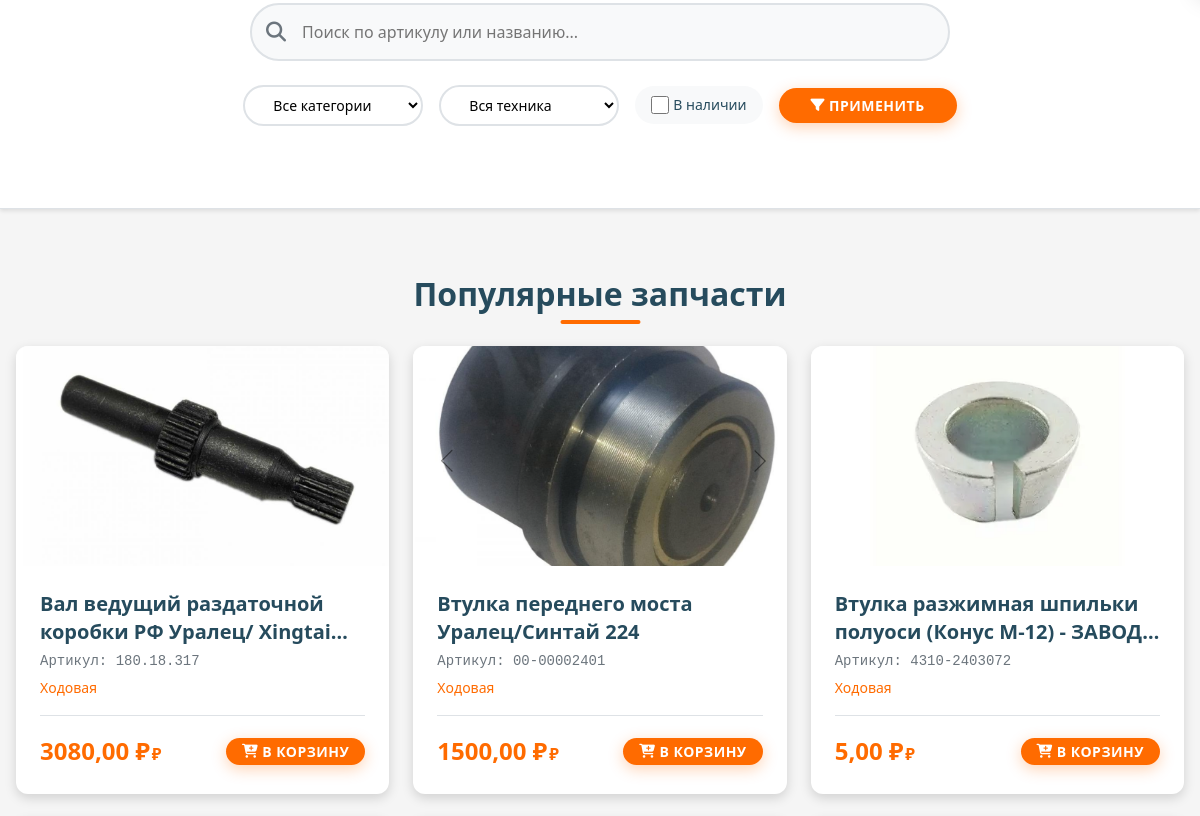
Before: / (middle part) with the older database file.
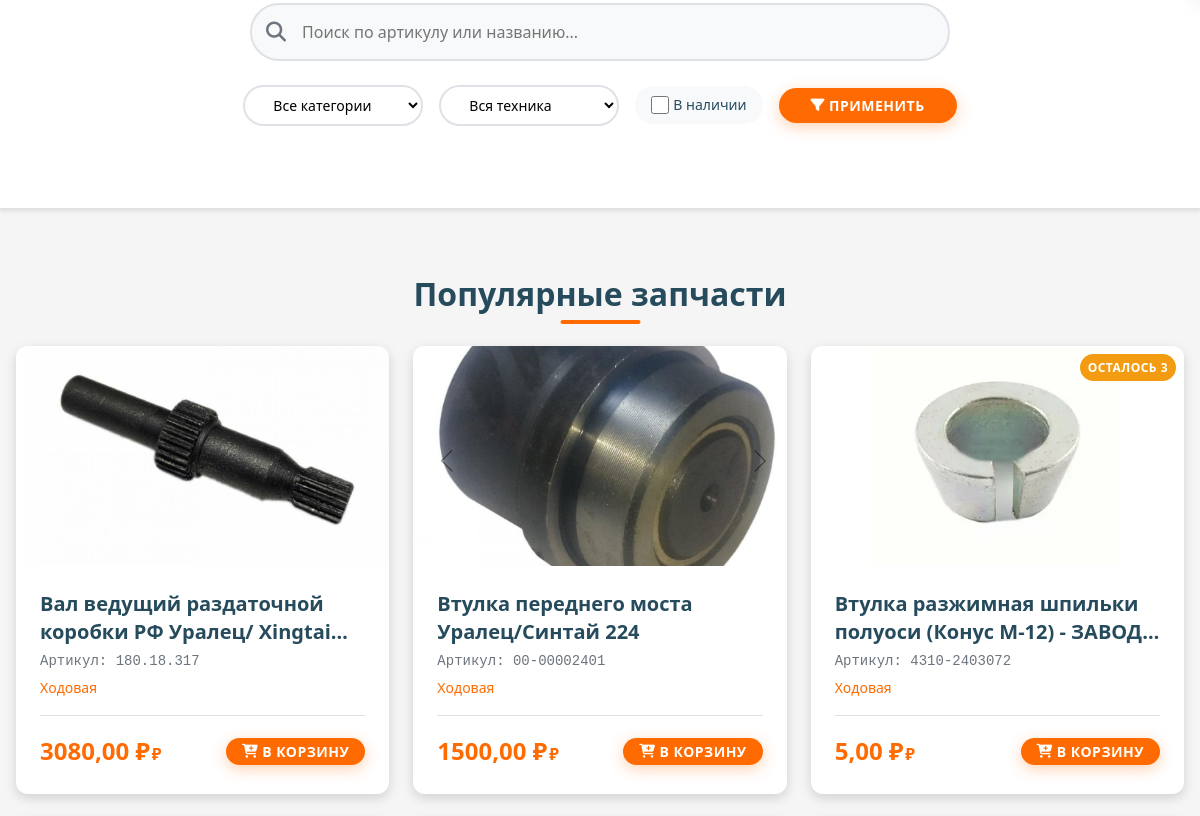
After: the same page with the newer database file.
### store/models.py (models this page shows, shortened)
class Product(models.Model):
    article = models.CharField(max_length=50, unique=True, verbose_name="Артикул", db_index=True)
    name = models.CharField(max_length=200, verbose_name="Название")
    description = models.TextField(blank=True, verbose_name="Описание")
    category = models.ForeignKey(Category, on_delete=models.PROTECT, related_name='products', verbose_name="Категория")
    equipment_type = models.ForeignKey(EquipmentType, on_delete=models.PROTECT, related_name='products', verbose_name="Тип техники")
    price = models.DecimalField(max_digits=12, decimal_places=2, verbose_name="Цена")
    quantity = models.PositiveIntegerField(default=0, verbose_name="Остаток")
    image = models.ImageField(upload_to='products/%Y/%m/%d/', blank=True, null=True, verbose_name="Фото")
    guid_1c = models.CharField(max_length=36, blank=True, default='', verbose_name="GUID в 1С", db_index=True)
    is_active = models.BooleanField(default=True, verbose_name="Активен")
    created_at = models.DateTimeField(auto_now_add=True, verbose_name="Дата создания")
    updated_at = models.DateTimeField(auto_now=True, verbose_name="Дата обновления")
    class Meta:
        verbose_name = "Товар"
        verbose_name_plural = "Товары"
        ordering = ['name']
        indexes = [
            models.Index(fields=['article']),
            models.Index(fields=['is_active', 'quantity']),
            models.Index(fields=['updated_at']),
        ]

class Category(models.Model):
    name = models.CharField(max_length=100, verbose_name="Название")
    description = models.TextField(blank=True, verbose_name="Описание")
    guid_1c = models.CharField(max_length=36, blank=True, default='', verbose_name="GUID в 1С", db_index=True)
    class Meta:
        verbose_name = "Категория"
        verbose_name_plural = "Категории"
        ordering = ['name']

### store/views/user/catalog.py (the view)
# urls.py: path('', views.index, name='index'),
def index(request):
    products = Product.objects.filter(is_active=True, quantity__gt=0)[:12]
    categories = Category.objects.all()[:5]
    equipment_types = EquipmentType.objects.all()[:5]
    cart = request.session.get('cart', {})
    cart_count = sum(cart.values())
    last_order = None
    last_order_uuid = request.session.get('last_order_uuid')
    if last_order_uuid:
        try:
            import uuid
            last_order = Order.objects.get(uuid=uuid.UUID(last_order_uuid))
        except (Order.DoesNotExist, ValueError):
            pass
    context = {
        'products': products,
        'categories': categories,
        'equipment_types': equipment_types,
        'cart_count': cart_count,
        'last_order': last_order,
    }
    return render(request, 'store/index.html', context)

### templates/store/index.html (shortened to what this page needs)
{% extends 'store/base.html' %}
{% load static %}
{% block content %}
    <section class="search-section">
        <div class="container">
            <form class="search-form" action="{% url 'store:catalog' %}" method="get">
                <div class="search-input-wrapper">
                    <input type="text" name="q" placeholder="Поиск по артикулу или названию..." value="{{ query }}">
                </div>
                <div class="filters">
                    <select name="category" class="filter-select">
                        <option value="">Все категории</option>
                    </select>
                    <select name="equipment" class="filter-select">
                        <option value="">Вся техника</option>
                    </select>
                    <label class="checkbox-filter">
                        <input type="checkbox" name="in_stock" value="1" {% if in_stock %}checked{% endif %}>
                        <span>В наличии</span>
                    </label>
                    <button type="submit" class="btn btn-primary">
                        <i class="fas fa-filter"></i> Применить
                    </button>
                </div>
            </form>
        </div>
    </section>
    <section class="products-section">
        <div class="container">
            <h2 class="section-title">Популярные запчасти</h2>
            <div class="products-grid">
                {% for product in products %}
                <div class="product-card" onclick="openProductModal({{ product.id }})">
                    <div class="product-image">
                        {% if product.image %}
                            <img src="{{ product.image.url }}" alt="{{ product.name }}">
                        {% else %}
                            <img src="{% static 'img/no-image.png' %}" alt="{{ product.name }}">
                        {% endif %}
                        {% if product.quantity == 0 %}
                            <span class="badge out-of-stock">Нет в наличии</span>
                        {% elif product.quantity < 5 %}
                            <span class="badge low-stock">Осталось {{ product.quantity }}</span>
                        {% endif %}
                    </div>
                    <div class="product-info">
                        <h3>{{ product.name }}</h3>
                        <p class="article">Артикул: {{ product.article }}</p>
                        <p class="category">{{ product.category.name }}</p>
                        <div class="product-footer">
                            <span class="price">{{ product.price }} ₽</span>
                            {% if not user.is_staff %}
                                <button class="btn btn-primary btn-sm" onclick="event.stopPropagation(); addToCart({{ product.id }})">
                                    <i class="fas fa-cart-plus"></i> В корзину
                                </button>
                            {% endif %}
                        </div>
                    </div>
                </div>
                {% empty %}
                <div class="no-products">
                    <i class="fas fa-box-open"></i>
                    <p>Товары не найдены</p>
                </div>
                {% endfor %}
            </div>
        </div>
    </section>
{% endblock %}
{% block extra_css %}
{% load static %}
<link rel="stylesheet" href="{% static 'css/pages/home.css' %}">
{% endblock %}

### templates/store/base.html (shortened to what this page needs)
{% load static %}
<!DOCTYPE html>
<html lang="ru">
<head>
    <link rel="stylesheet" href="{% static 'css/style.css' %}">
    <link rel="stylesheet" href="https://cdnjs.cloudflare.com/ajax/libs/font-awesome/6.4.0/css/all.min.css">
    {% block extra_css %}{% endblock %}
</head>
<body>
    <main class="main-content">
        {% block content %}{% endblock %}
    </main>
</body>
</html>

### static/css/01-variables.css (style rules this page uses)
:root { --primary: #ff6b00; --primary-dark: #e65100; --primary-light: #ff9e4d; --secondary: #264b5d; --secondary-dark: #1a252f; --secondary-light: #34495e; --white: #ffffff; --light: #f8f9fa; --light-bg: #f5f5f5; --gray: #6c757d; --gray-light: #dee2e6; --dark: #343a40; --dark-bg: #1a1a1a; --success: #27ae60; --success-light: #d4edda; --warning: #f39c12; --warning-light: #fff3cd; --danger: #e74c3c; --danger-light: #f8d7da; --info: #3498db; --info-light: #d1ecf1; --spacing-xs: 0.25rem; --spacing-sm: 0.5rem; --spacing-md: 1rem; --spacing-lg: 1.5rem; --spacing-xl: 2rem; --spacing-xxl: 3rem; --border-radius: 8px; --border-radius-lg: 12px; --border-radius-circle: 50%; --shadow-sm: 0 2px 4px rgba(0,0,0,0.1); --shadow-md: 0 4px 12px rgba(0,0,0,0.15); --shadow-lg: 0 8px 24px rgba(0,0,0,0.2); --shadow-hover: 0 12px 32px rgba(0,0,0,0.25); --transition: all 0.3s ease; --transition-fast: all 0.15s ease; --transition-slow: all 0.5s ease; --font-family: 'Segoe UI', Tahoma, Geneva, Verdana, sans-serif; --font-monospace: 'Consolas', 'Monaco', monospace; --font-size-xs: 0.75rem; --font-size-sm: 0.875rem; --font-size-md: 1rem; --font-size-lg: 1.25rem; --font-size-xl: 1.5rem; --font-size-xxl: 2rem; --font-size-xxxl: 3rem; --breakpoint-sm: 576px; --breakpoint-md: 768px; --breakpoint-lg: 992px; --breakpoint-xl: 1200px; }
*, *::before, *::after { margin: 0; padding: 0; box-sizing: border-box; }
html { scroll-behavior: smooth; }
body { font-family: var(--font-family); font-size: var(--font-size-md); line-height: 1.6; color: var(--dark); background-color: var(--light-bg); -webkit-font-smoothing: antialiased; -moz-osx-font-smoothing: grayscale; }
button { font-family: inherit; cursor: pointer; border: none; background: none; }
img { max-width: 100%; height: auto; display: block; }
input, textarea, select { font-family: inherit; font-size: inherit; outline: none; }

### static/css/02-base.css (style rules this page uses)
.container { width: 100%; max-width: var(--breakpoint-xl); margin: 0 auto; padding: 0 var(--spacing-lg); }
h1, h2, h3, h4, h5, h6 { font-weight: 600; line-height: 1.3; margin-bottom: var(--spacing-md); color: var(--secondary); }
h2 { font-size: var(--font-size-xxl); }
h3 { font-size: var(--font-size-xl); }
p { margin-bottom: var(--spacing-md); }

### static/css/05-search.css (style rules this page uses)
.search-section { background: var(--white); padding: var(--spacing-xl) 0; box-shadow: var(--shadow-sm); margin-bottom: var(--spacing-xl); border-bottom: 1px solid var(--gray-light); }
.search-form { display: flex; flex-direction: column; gap: var(--spacing-lg); margin-bottom: 50px; }
.search-input-wrapper { position: relative; width: 100%; max-width: 700px; margin: 0 auto; }
.search-input-wrapper input { width: 100%; padding: var(--spacing-md) var(--spacing-md) var(--spacing-md) 50px; border: 2px solid var(--gray-light); border-radius: 50px; font-size: var(--font-size-md); background: var(--light); transition: var(--transition); }
.filters { display: flex; gap: var(--spacing-md); align-items: center; justify-content: center; flex-wrap: wrap; }
.filter-select { padding: var(--spacing-sm) var(--spacing-lg); border: 2px solid var(--gray-light); border-radius: 50px; font-size: var(--font-size-sm); background: var(--white); min-width: 180px; cursor: pointer; transition: var(--transition); }
.checkbox-filter { display: flex; align-items: center; gap: var(--spacing-xs); cursor: pointer; font-size: var(--font-size-sm); color: var(--secondary); padding: var(--spacing-sm) var(--spacing-md); background: var(--light); border-radius: 50px; transition: var(--transition); }
.checkbox-filter input { width: 18px; height: 18px; accent-color: var(--primary); cursor: pointer; }
.filters .btn { padding: var(--spacing-sm) var(--spacing-xl); border-radius: 50px; font-weight: 600; display: flex; align-items: center; gap: var(--spacing-xs); }

### static/css/11-forms.css (style rules this page uses)
.btn { display: inline-flex; align-items: center; justify-content: center; gap: var(--spacing-xs); padding: var(--spacing-sm) var(--spacing-lg); border: none; border-radius: 50px; font-size: var(--font-size-sm); font-weight: 600; text-transform: uppercase; letter-spacing: 0.5px; cursor: pointer; transition: var(--transition); text-decoration: none; text-align: center; white-space: nowrap; }
.btn-primary { background: var(--primary); color: var(--white); box-shadow: 0 4px 15px rgba(255, 107, 0, 0.3); }
.btn-sm { padding: var(--spacing-xs) var(--spacing-md); font-size: var(--font-size-xs); }

### static/css/12-utils.css (style rules this page uses)
@media (max-width: 1200px) { .container { padding: 0 var(--spacing-md); } }

Changed rows visible on the page:
changed Product "Втулка разжимная шпильки полуоси (Конус М-12) -…": quantity (not shown) → "3"
